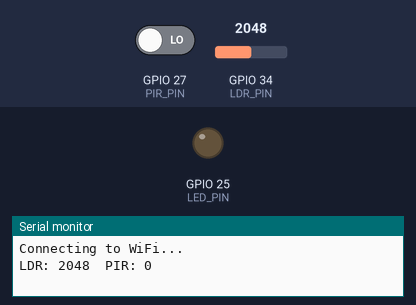
Bench run of a sketch on a simulated ESP32. Shown: output pins drawn as LEDs (lit = HIGH), the last lines printed to the serial monitor. The test bench sets the inputs (shaded band); at power-on: GPIO 34 (LDR_PIN) = 2048, GPIO 27 (PIR_PIN) LOW. WiFi joins after 1.5 s; servers stay silent unless stated.

Above: at 3.0 s.
3.1 s: GPIO 34 (LDR_PIN) set to 1266
5.0 s: GPIO 34 (LDR_PIN) set to 1145
At 7.0 s:
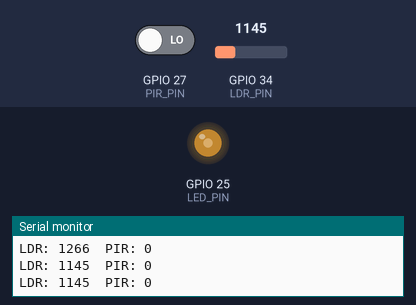
7.3 s: GPIO 27 (PIR_PIN) driven HIGH
At 8.5 s:
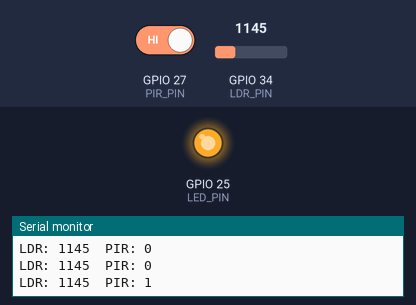
9.3 s: GPIO 27 (PIR_PIN) driven LOW
At 11.2 s:
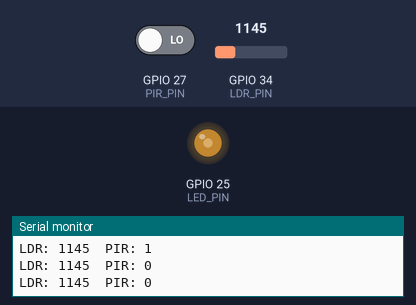
Timing chart, 0 to 12.3 s (numbered marks = the images above; inputs shaded):
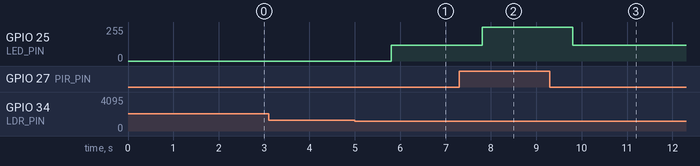

The sketch:

sketch_arduino_ino__.ino
```cpp
// NOTE:
// Replace with your own Wifi credentials and Blynk Auth Token before running

#define BLYNK_TEMPLATE_ID "TMPL3rNerJt6C"
#define BLYNK_TEMPLATE_NAME "smart street light"
 #define BLYNK_AUTH_TOKEN "YOUR_BLYNK_AUTH_TOKEN"
#define BLYNK_PRINT Serial

#include <WiFi.h>
#include <BlynkSimpleEsp32.h>

char ssid[] = "YOUR_WIFI_NAME";
char pass[] = "YOUR_WIFI_PASSWORD";

#define LDR_PIN 34 // LDR connected to anolog pin
#define PIR_PIN 27 // PIR motion sensor input5
#define LED_PIN 25 // LED output

int ldrValue;

int pirState;

bool manualMode = false;
int manualBrightness = 0;

int ldrThreshold = 1200;   // Threshold to detect day/night

BlynkTimer timer;

// PWM setup
#define PWM_CHANNEL 0
#define PWM_FREQ 5000
#define PWM_RESOLUTION 8

void checkSensors()
// Read sensor values
{
  ldrValue = analogRead(LDR_PIN);
  pirState = digitalRead(PIR_PIN);

  Serial.print("LDR: ");
  Serial.print(ldrValue);
  Serial.print("  PIR: ");
  Serial.println(pirState);

  if (!manualMode)
  {
    // DAY → OFF
    if (ldrValue > ldrThreshold)
    {
      ledcWrite(PWM_CHANNEL, 0);
    }
    else
    {
      // NIGHT
      if (pirState == HIGH)
      {
        ledcWrite(PWM_CHANNEL, 255); // FULL
      }
      else
      {
        ledcWrite(PWM_CHANNEL, 120);  // DIM (~30%)
      }
    }
  }
  // Send data to Blynk
  Blynk.virtualWrite(V1, ldrValue);
  Blynk.virtualWrite(V2, pirState);
}

// Manual mode switch
BLYNK_WRITE(V0)
{
  manualMode = param.asInt();
}

// Brightness slider
BLYNK_WRITE(V3)
{
  manualBrightness = param.asInt();

  if (manualMode)
  {
    int pwmValue = map(manualBrightness, 0, 100, 0, 255);
    ledcWrite(PWM_CHANNEL, pwmValue);
  }
}

void setup()
{
  Serial.begin(115200);

  pinMode(PIR_PIN, INPUT_PULLDOWN);

  ledcSetup(PWM_CHANNEL, PWM_FREQ, PWM_RESOLUTION);
  ledcAttachPin(LED_PIN, PWM_CHANNEL);

  Serial.println("Connecting to WiFi...");
  Blynk.begin(BLYNK_AUTH_TOKEN, ssid, pass);

  timer.setInterval(1000L, checkSensors);
}

void loop()
{
  Blynk.run();
  timer.run();
}
```

Measured:
- the behaviour switches between 1201 and 1200 on GPIO 34 (LDR_PIN) (found by bisection; images 0 and 1)
- after the input at 5.0 s, GPIO 25 (LED_PIN): 0/255 → 120/255 after 0.80 s
- after the input at 7.3 s, GPIO 25 (LED_PIN): 120/255 → 255/255 after 0.50 s
- after the input at 9.3 s, GPIO 25 (LED_PIN): 255/255 → 120/255 after 0.50 s
